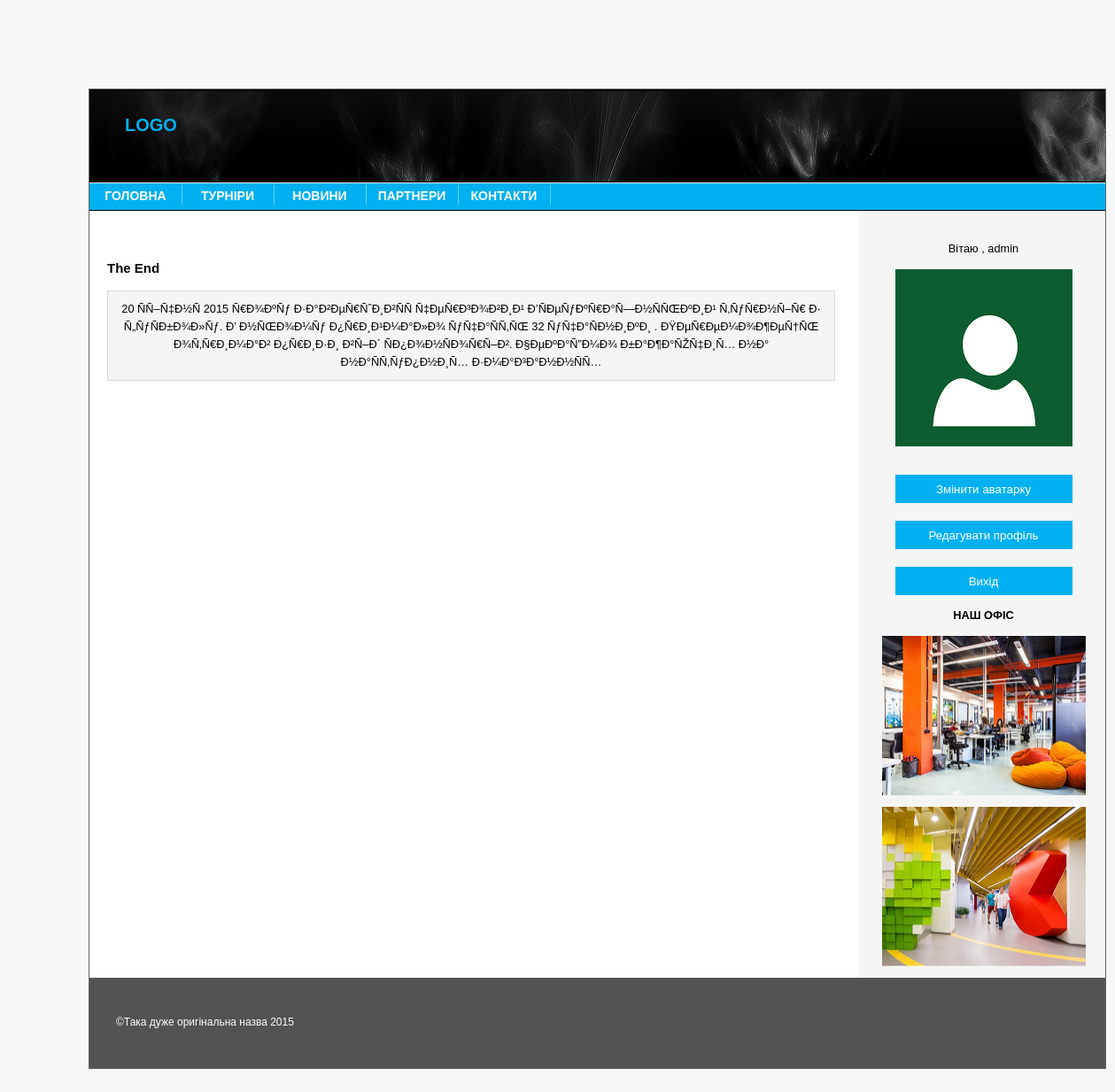
The page /read_full_text.php?2 (signed in) on the database its author committed.
### tables this page shows
CREATE TABLE `articles` (
  `id` int(11) UNSIGNED NOT NULL,
  `title` text NOT NULL,
  `introtext` text NOT NULL,
  `fulltext` text NOT NULL
);

### read_full_text.php (the view, shortened to what this page needs)
<!DOCTYPE html PUBLIC "-//W3C//DTD XHTML 1.0 Transitional//EN" "http://www.w3.org/TR/xhtml1/DTD/xhtml1-transitional.dtd">
<html xmlns="http://www.w3.org/1999/xhtml">
<head>
    <link href="style.css" rel="stylesheet" type="text/css" /></head>
<body>
<div id="header">
    <div id="logo"><a href="#">LOGO</a>
    </div>
    <div id="menu">
        <ul>
            <li><a href="index.php">Головна</a></li>
            <li><a href="tournaments.php">Турніри</a></li>
            <li><a href="news.php">Новини</a></li>
            <li><a href="partners.php">Партнери</a></li>
            <li><a href="contacts.php">Контакти</a></li>
        </ul>
    </div>
</div>
<div id="main">
    <div id="text" >
        <?php
        $dbc = new DBconnector();
        $db = $dbc->connectDB();
        $sql = "SELECT * FROM `articles` WHERE `id` =  ".$_SERVER['QUERY_STRING'];
        $result= $db->query($sql);
        if($result!=false)
        {
            $result_set=$result->fetch_assoc();
            echo "<h3>".$result_set['title']."</h3>";
            echo "<p>".$result_set['fulltext']."</p>";
        }
        ?>
    </div>
</div>
<div id="footer">
    <div id="left_footer">&copy;Така дуже оригінальна назва 2015 </div>
    <div id="right_footer">
    </div>
</div>
</body>
</html>

### style.css (style rules this page uses)
a { color:#018BC1; }
#header { background:url(images/header_bckg.jpg)no-repeat left top #000; }
#logo { padding:30px 0 0 40px; height:75px; color:#fff; }
#logo a { color:#01b0f0; text-decoration:none; font-weight:bold; font-size:20px; text-transform:uppercase; }
#menu { background:#01b0f0; height:30px; border-bottom:1px solid #000; border-top:1px solid #e8e8e8; }
#menu ul { margin:0; padding:0; }
#menu ul li { display:inline-block; float:left; width:104px; list-style:none; text-align:center; }
#menu a { display:block; float:left; width:104px; color:#fff; font-size:14px; text-transform:uppercase; font-weight:bold; text-decoration:none; padding-top:4px; border-right:1px solid #59d2fe; }
#text { width: 1127px; margin: 0 0px 0 20px; }
#text p { text-align: center; width: 800px; padding:10px; border:1px solid #d7d7d7; background-color: #f5f5f5; }
#sidebar { text-align: center; margin-right: 0px; float:right; width:235px; padding: 0 20px 0 10px; }
#sidebar a { color: #ffffff; text-decoration: none; }
#main { float: left; background:url(images/sidebar_bckg.gif) repeat-y top right #fff; padding:20px 0 0 0; }
#footer { background:#535353; height:102px; clear:both; }
#left_footer { float:left; padding:40px 0 0 30px; color:#fff; font-size:12px; }
#right_footer { float:right; padding:40px 30px 0 0; color:#fff; font-size:12px; text-align:right; }

### rows shown on the page
articles: title "The End", fulltext "20 ÑÑ–Ñ‡Ð½Ñ 2015 Ñ€Ð¾ÐºÑƒ Ð·Ð°Ð²ÐµÑ€ÑˆÐ¸Ð²ÑÑ Ñ‡ÐµÑ€Ð³Ð¾Ð²Ð¸Ð¹ Ð’ÑÐµÑƒÐºÑ€Ð°Ñ—Ð½ÑÑŒÐºÐ¸Ð¹ Ñ‚ÑƒÑ€Ð½Ñ–Ñ€ Ð· Ñ„ÑƒÑÐ±Ð¾Ð»Ñƒ. Ð’ Ð½ÑŒÐ¾Ð¼Ñƒ Ð¿Ñ€Ð¸Ð¹Ð¼Ð°Ð»Ð¾ ÑƒÑ‡Ð°ÑÑ‚ÑŒ 32 ÑƒÑ‡Ð°ÑÐ½Ð¸ÐºÐ¸ . ÐŸÐµÑ€ÐµÐ¼Ð¾Ð¶ÐµÑ†ÑŒ Ð¾Ñ‚Ñ€Ð¸Ð¼Ð°Ð² Ð¿Ñ€Ð¸Ð·Ð¸ Ð²Ñ–Ð´ ÑÐ¿Ð¾Ð½ÑÐ¾Ñ€Ñ–Ð². Ð§ÐµÐºÐ°Ñ”Ð¼Ð¾ Ð±Ð°Ð¶Ð°ÑŽÑ‡Ð¸Ñ… Ð½Ð° Ð½Ð°ÑÑ‚ÑƒÐ¿Ð½Ð¸Ñ… Ð·Ð¼Ð°Ð³Ð°Ð½Ð½ÑÑ…"

### other values the page prints
$_SESSION['login'] "admin"
